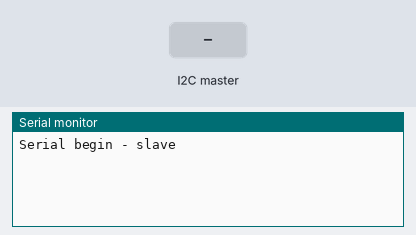
A sketch run on a simulated Arduino Uno, built with avr-gcc and run on an emulated ATmega328P. Shown: the last lines printed to the serial monitor. The test bench sets the inputs (shaded band).

Above: at 1.2 s.
1.3 s: the I2C master sends the byte 1
At 2.1 s:
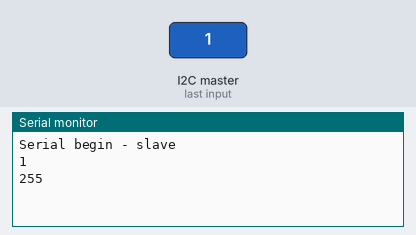
2.8 s: the I2C master sends the byte 0
At 3.3 s:
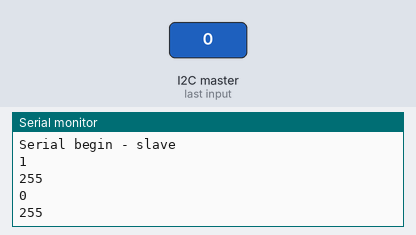
Timing chart, 0 to 5.8 s (numbered marks = the images above; inputs shaded):
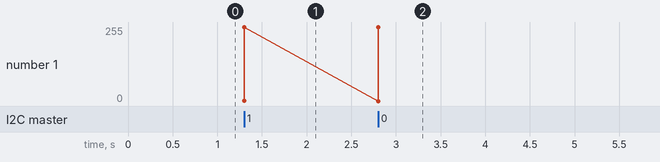

Measured:
- after the input at 1.3 s, the serial monitor: prints a new line at once (image 1)
- after the input at 2.8 s, the serial monitor: prints a new line at once (image 2)

The sketch:

slave.ino
```cpp
#include <Wire.h>
#include <PinOverI2C.h>

#define SLAVE_ID 4

uint8_t received_op = 0;
uint8_t received_pin = 0;
uint8_t value_to_send = 0;

PinOverI2C pinI2C;

void receiveEvent(int);
void requestEvent();

void setup() {
	PinOverI2C pinI2C (SLAVE_ID, receiveEvent, requestEvent);
	Serial.begin(9600);
	Serial.println("Serial begin - slave");
}

void loop() {

}

void receiveEvent(int how_many){
  // read I2C data
  if(Wire.available()){
    received_op = Wire.read();
    received_pin = Wire.read();
  }

  // execute command
  if(received_op == OP_DIGITAL_OUTPUT){
    pinMode(received_pin, OUTPUT);
  }
  else if(received_op == OP_DIGITAL_INPUT){
    pinMode(received_pin, INPUT);
  }
  else if(received_op == OP_DIGITAL_WRITE_HIGH){
    digitalWrite(received_pin, HIGH);
  }
  else if(received_op == OP_DIGITAL_WRITE_LOW){
    digitalWrite(received_pin, LOW);
  }
  else if(received_op == OP_DIGITAL_READ){
    value_to_send = digitalRead(received_pin);
  }
  else if(received_op == OP_ANALOG_READ){
    value_to_send = analogRead(received_pin);
  }

  // debug
  Serial.println(received_op);
  Serial.println(received_pin);
  Serial.println();

  // reset values
  received_op = 0;
  received_pin = 0;
}

void requestEvent(){
	uint8_t to_send[2] = {(uint8_t) (value_to_send / 100), (uint8_t) (value_to_send % 100)};

	Wire.write((uint8_t *) to_send, sizeof(to_send));
}
```

PinOverI2C.cpp
```cpp
#include "Wire.h"
#include "PinOverI2C.h"

PinOverI2C::PinOverI2C(){
	Wire.begin();
}

PinOverI2C::PinOverI2C(uint8_t address, void (*receiveEvent)(int), void (*requestEvent)(void)){
	Wire.begin(address);
	Wire.onReceive(receiveEvent);
	Wire.onRequest(requestEvent);
}

void PinOverI2C::write_i2c(uint8_t op, uint8_t pin, uint8_t slave_address){
	uint8_t to_send[this->byte_num] = {op, pin};

	Wire.beginTransmission(slave_address);
	Wire.write((uint8_t *) to_send, sizeof(to_send));
	Wire.endTransmission();

	delay(100);
}

int PinOverI2C::read_i2c(uint8_t slave_address){
	uint8_t to_receive[this->byte_num];
	// obtain registry
	Wire.requestFrom(slave_address, this->byte_num);

	if(Wire.available()){
		to_receive[0] = Wire.read();
		to_receive[1] = Wire.read();

		Serial.println(to_receive[0]);
		Serial.println(to_receive[1]);
		Serial.println();
	}

	return (int) (to_receive[0] * 100 + to_receive[1]);
}

void PinOverI2C::pinMode(uint8_t pin, uint8_t mode, uint8_t slave_address){
	if(mode == OUTPUT){
		write_i2c(OP_DIGITAL_OUTPUT, pin, slave_address);
	}
	else{
		write_i2c(OP_DIGITAL_INPUT, pin, slave_address);
	}
}

void PinOverI2C::digitalWrite(uint8_t pin, uint8_t mode, uint8_t slave_address){
	if(mode == HIGH){
		write_i2c(OP_DIGITAL_WRITE_HIGH, pin, slave_address);
	}
	else{
		write_i2c(OP_DIGITAL_WRITE_LOW, pin, slave_address);
	}
}

int PinOverI2C::digitalRead(uint8_t pin, uint8_t slave_address){
	write_i2c(OP_DIGITAL_READ, pin, slave_address);

	return read_i2c(slave_address);
}

int PinOverI2C::analogRead(uint8_t pin, uint8_t slave_address){
	write_i2c(OP_ANALOG_READ, pin, slave_address);

	return read_i2c(slave_address);
}
```

PinOverI2C.h
```cpp
#ifndef PinOverI2C_h
#define PinOverI2C_h
#include "Arduino.h"

#define OP_DIGITAL_OUTPUT 0x1
#define OP_DIGITAL_INPUT 0x2
#define OP_DIGITAL_WRITE_HIGH 0x3
#define OP_DIGITAL_WRITE_LOW 0x4
#define OP_DIGITAL_READ 0x5
#define OP_ANALOG_READ 0x6

class PinOverI2C {
	public:
		PinOverI2C();
		PinOverI2C(uint8_t address, void (*receiveEvent)(int), void (*requestEvent)(void));
		void Master();
		void write_i2c(uint8_t op, uint8_t pin, uint8_t slave_address);
		int read_i2c(uint8_t slave_address);
		void pinMode(uint8_t pin, uint8_t mode, uint8_t slave_address);
		void digitalWrite(uint8_t pin, uint8_t mode, uint8_t slave_address);
		int digitalRead(uint8_t pin, uint8_t slave_address);
		int analogRead(uint8_t pin, uint8_t slave_address);

	private:
		uint8_t byte_num = 2;
};

#endif
```
